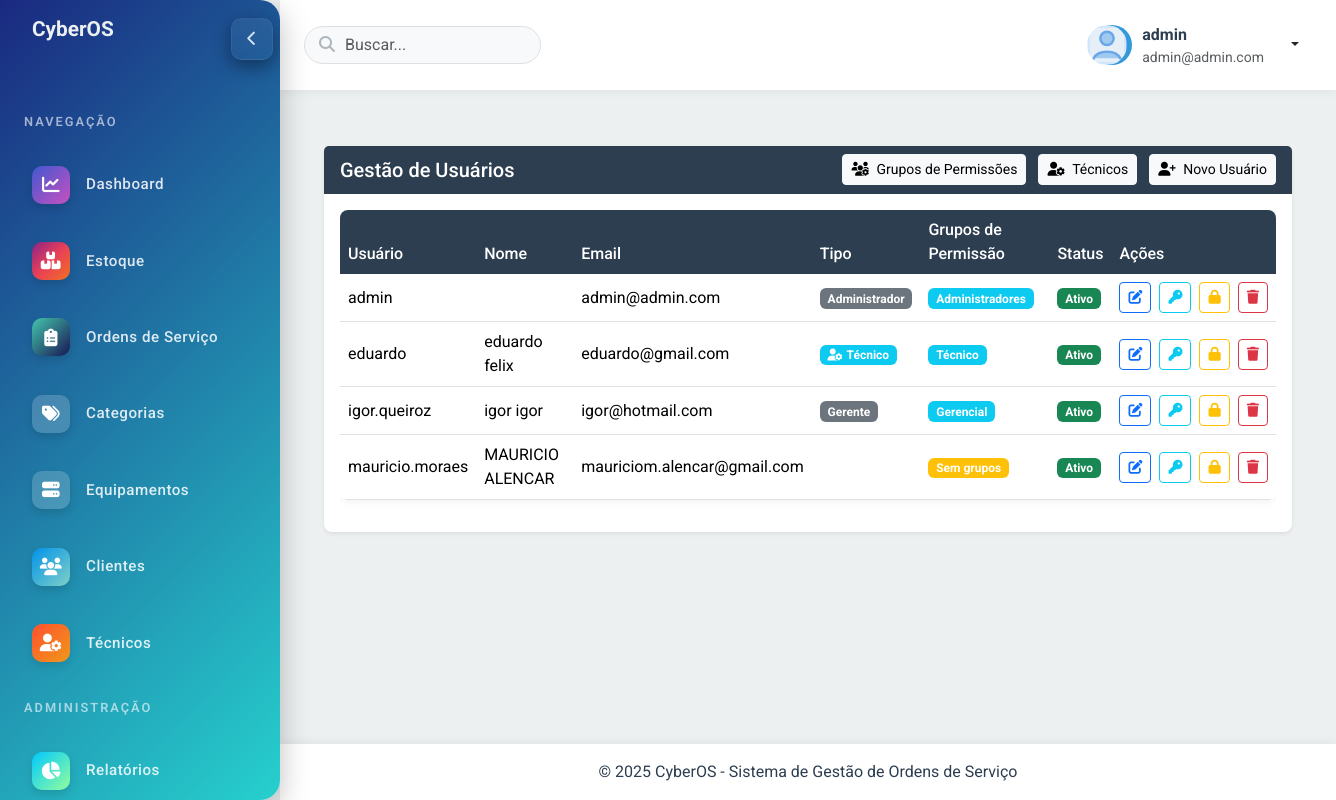
Page /usuarios/ (signed in) on the committed database.
### usuarios/models.py (models this page shows, shortened)
class Perfil(models.Model):
    TIPO_PERFIL_CHOICES = [
        ('administrador', 'Administrador'),
        ('gerente', 'Gerente'),
        ('tecnico', 'Técnico'),
        ('atendente', 'Atendente'),
        ('cliente', 'Cliente'),
        ('personalizado', 'Personalizado'),
    ]
    user = models.OneToOneField(User, on_delete=models.CASCADE, related_name='perfil')
    tipo = models.CharField(max_length=20, choices=TIPO_PERFIL_CHOICES, default='tecnico')
    telefone = models.CharField(max_length=20, blank=True, null=True)
    cargo = models.CharField(max_length=100, blank=True, null=True)
    foto = models.ImageField(upload_to='usuarios/fotos/', blank=True, null=True)
    bio = models.TextField(blank=True, null=True)
    ultimo_acesso = models.DateTimeField(blank=True, null=True)
    grupos_permissao = models.ManyToManyField('GrupoPermissao', blank=True)
    permissoes_customizadas = models.ManyToManyField('Permissao', blank=True, related_name='perfis_customizados')
    data_criacao = models.DateTimeField(auto_now_add=True)
    ultima_atualizacao = models.DateTimeField(auto_now=True)
    class Meta:
        verbose_name = "Perfil"
        verbose_name_plural = "Perfis"

class GrupoPermissao(models.Model):
    nome = models.CharField(max_length=100)
    descricao = models.TextField(blank=True)
    data_criacao = models.DateTimeField(auto_now_add=True)
    ultima_atualizacao = models.DateTimeField(auto_now=True)
    class Meta:
        verbose_name = "Grupo de Permissão"
        verbose_name_plural = "Grupos de Permissões"

### usuarios/views.py (the view)
# urls.py: path('', views.listar_usuarios, name='listar_usuarios'),
@login_required
@user_passes_test(is_admin)
def listar_usuarios(request):
    usuarios = User.objects.select_related('perfil').all().order_by('username')
    return render(request, 'usuarios/listar_usuarios.html', {'usuarios': usuarios})

### usuarios/views.py (called while the page is built)
def is_admin(user):
    if not user.is_authenticated:
        return False
    return user.is_superuser or user.perfil.tem_permissao(Menu.objects.get(nome='Gestão de Usuários'), 'visualizar')

### templates/usuarios/listar_usuarios.html
{% extends "base.html" %}
{% block content %}
<div class="container-fluid py-4">
    <div class="row">
        <div class="col-12">
            <div class="card shadow-sm border-0">
                <div class="card-header bg-gradient-primary text-white d-flex justify-content-between align-items-center">
                    <h5 class="mb-0">Gestão de Usuários</h5>
                    <div>
                        <a href="{% url 'usuarios:listar_grupos_permissao' %}" class="btn btn-light btn-sm me-2">
                            <i class="fas fa-users-cog me-1"></i> Grupos de Permissões
                        </a>
                        <a href="{% url 'tecnicos:listar_tecnicos' %}" class="btn btn-light btn-sm me-2">
                            <i class="fas fa-user-cog me-1"></i> Técnicos
                        </a>
                        <a href="{% url 'usuarios:criar_usuario' %}" class="btn btn-light btn-sm">
                            <i class="fas fa-user-plus me-1"></i> Novo Usuário
                        </a>
                    </div>
                </div>
                <div class="card-body">
                    {% if usuarios %}
                    <div class="table-responsive">
                        <table class="table table-hover align-middle">
                            <thead>
                                <tr>
                                    <th>Usuário</th>
                                    <th>Nome</th>
                                    <th>Email</th>
                                    <th>Tipo</th>
                                    <th>Grupos de Permissão</th>
                                    <th>Status</th>
                                    <th>Ações</th>
                                </tr>
                            </thead>
                            <tbody>
                                {% for usuario in usuarios %}
                                <tr>
                                    <td>{{ usuario.username }}</td>
                                    <td>{{ usuario.get_full_name }}</td>
                                    <td>{{ usuario.email }}</td>
                                    <td>
                                        {% if usuario.perfil.tipo == 'tecnico' %}
                                            <a href="{% url 'tecnicos:detalhe_tecnico' usuario.tecnico.slug %}" class="badge bg-info text-decoration-none">
                                                <i class="fas fa-user-cog me-1"></i>Técnico
                                            </a>
                                        {% else %}
                                            <span class="badge bg-secondary">{{ usuario.perfil.get_tipo_display }}</span>
                                        {% endif %}
                                    </td>
                                    <td>
                                        {% if usuario.perfil.grupos_permissao.exists %}
                                            {% for grupo in usuario.perfil.grupos_permissao.all %}
                                                <span class="badge bg-info me-1">{{ grupo.nome }}</span>
                                            {% endfor %}
                                        {% else %}
                                            <span class="badge bg-warning">Sem grupos</span>
                                        {% endif %}
                                    </td>
                                    <td>
                                        {% if usuario.is_active %}
                                            <span class="badge bg-success">Ativo</span>
                                        {% else %}
                                            <span class="badge bg-danger">Inativo</span>
                                        {% endif %}
                                    </td>
                                    <td>
                                        <div class="d-flex">
                                            <a href="{% url 'usuarios:editar_usuario' usuario.id %}" class="btn btn-sm btn-outline-primary me-2" title="Editar">
                                                <i class="fas fa-edit"></i>
                                            </a>
                                            <a href="{% url 'usuarios:configurar_permissoes_usuario' usuario.id %}" class="btn btn-sm btn-outline-info me-2" title="Configurar Permissões">
                                                <i class="fas fa-key"></i>
                                            </a>
                                            <a href="{% url 'usuarios:alterar_senha' usuario.id %}" class="btn btn-sm btn-outline-warning me-2" title="Alterar Senha">
                                                <i class="fas fa-lock"></i>
                                            </a>
                                            <a href="{% url 'usuarios:excluir_usuario' usuario.id %}" class="btn btn-sm btn-outline-danger" title="Excluir">
                                                <i class="fas fa-trash"></i>
                                            </a>
                                        </div>
                                    </td>
                                </tr>
                                {% endfor %}
                            </tbody>
                        </table>
                    </div>
                    {% else %}
                    <div class="alert alert-info">
                        Nenhum usuário cadastrado.
                    </div>
                    {% endif %}
                </div>
            </div>
        </div>
    </div>
</div>
{% endblock %}

### templates/base.html (shortened to what this page needs)
<!DOCTYPE html>
{% load static %}
<html lang="pt-br">
<head>
    <link rel="stylesheet" href="https://cdnjs.cloudflare.com/ajax/libs/font-awesome/6.5.1/css/all.min.css">
    <link href="https://cdn.jsdelivr.net/npm/bootstrap@5.3.2/dist/css/bootstrap.min.css" rel="stylesheet">
    <link rel="stylesheet" href="https://unpkg.com/leaflet@1.9.4/dist/leaflet.css">
    <link rel="stylesheet" href="{% static 'css/custom.css' %}">
</head>
<body>
    <div class="wrapper">
        <aside class="sidebar" id="sidebar">
            <div class="sidebar-logo d-flex align-items-center">
                <span class="logo-text text-start d-block ms-3">
                    CyberOS
                </span>
            </div>
            <div class="text-center mb-3">
                <button class="sidebar-toggle" id="sidebarToggle" aria-expanded="true" aria-label="Recolher menu" title="Recolher menu">
                    <span class="toggle-icon" aria-hidden="true"><i class="fas fa-chevron-left"></i></span>
                </button>
            </div>
            <div class="sidebar-menu">
                <div class="sidebar-heading">Navegação</div>
                <div class="sidebar-item">
                    <a href="{% url 'dashboard' %}" class="sidebar-link {% if request.path == '/dashboard/' %}active{% endif %}">
                        <div class="sidebar-icon icon-dashboard">
                            <i class="fas fa-chart-line"></i>
                        </div>
                        <span class="sidebar-text">Dashboard</span>
                    </a>
                </div>
                {% if user.is_superuser or not user.perfil.tipo == 'tecnico' %}
                <div class="sidebar-item">
                    <a href="/produtos/" class="sidebar-link {% if '/produtos/' in request.path %}active{% endif %}">
                        <div class="sidebar-icon icon-inventory">
                            <i class="fas fa-boxes"></i>
                        </div>
                        <span class="sidebar-text">Estoque</span>
                    </a>
                </div>
                {% endif %}
                <div class="sidebar-item">
                    <a href="{% url 'listar_ordens' %}" class="sidebar-link {% if '/ordens/' in request.path and not '/ordens/categorias/' in request.path %}active{% endif %}">
                        <div class="sidebar-icon icon-orders">
                            <i class="fas fa-clipboard-list"></i>
                        </div>
                        <span class="sidebar-text">Ordens de Serviço</span>
                    </a>
                </div>
                {% if user.is_superuser or not user.perfil.tipo == 'tecnico' %}
                <div class="sidebar-item">
                    <a href="{% url 'listar_categorias' %}" class="sidebar-link {% if '/ordens/categorias/' in request.path %}active{% endif %}">
                        <div class="sidebar-icon">
                            <i class="fas fa-tags"></i>
                        </div>
                        <span class="sidebar-text">Categorias</span>
                    </a>
                </div>
                <div class="sidebar-item">
                    <a href="{% url 'listar_equipamentos' %}" class="sidebar-link {% if '/equipamentos/' in request.path %}active{% endif %}">
                        <div class="sidebar-icon">
                            <i class="fas fa-server"></i>
                        </div>
                        <span class="sidebar-text">Equipamentos</span>
                    </a>
                </div>
                <div class="sidebar-item">
                    <a href="{% url 'listar_clientes' %}" class="sidebar-link {% if '/clientes/' in request.path %}active{% endif %}">
                        <div class="sidebar-icon icon-clients">
                            <i class="fas fa-users"></i>
                        </div>
                        <span class="sidebar-text">Clientes</span>
                    </a>
                </div>
                <div class="sidebar-item">
                    <a href="{% url 'tecnicos:listar_tecnicos' %}" class="sidebar-link {% if '/tecnicos/' in request.path %}active{% endif %}">
                        <div class="sidebar-icon icon-technicians">
                            <i class="fas fa-user-cog"></i>
                        </div>
                        <span class="sidebar-text">Técnicos</span>
                    </a>
                </div>
                <div class="sidebar-heading">Administração</div>
                <div class="sidebar-item">
                    <a href="{% url 'relatorios:lista_relatorios' %}" class="sidebar-link {% if '/relatorios/' in request.path %}active{% endif %}">
                        <div class="sidebar-icon icon-reports">
                            <i class="fas fa-chart-pie"></i>
                        </div>
                        <span class="sidebar-text">Relatórios</span>
                    </a>
                </div>
                {% endif %}
            </div>
        </aside>
        <div class="main-content">
            <header class="main-header">
                <div class="header-search">
                    <div class="position-relative">
                        <input type="text" class="form-control" placeholder="Buscar...">
                        <i class="fas fa-search search-icon"></i>
                    </div>
                </div>
                <div class="header-profile ms-2">
                    {% if user.is_authenticated %}
                    <div class="avatar">
                        {% if user.perfil and user.perfil.foto %}
                            <img src="{{ user.perfil.foto.url }}" alt="{{ user.get_full_name|default:user.username }}" class="avatar-img">
                        {% else %}
                            <img src="{% static 'img/default-avatar.svg' %}" alt="{{ user.get_full_name|default:user.username }}" class="avatar-img">
                        {% endif %}
                    </div>
                    <div>
                        <div class="fw-bold">{{ user.get_full_name|default:user.username }}</div>
                        <div class="small text-muted">{{ user.email }}</div>
                    </div>
                    <div class="header-dropdown">
                        <div class="dropdown">
                            <button class="btn btn-link text-dark dropdown-toggle" type="button" id="userDropdown" data-bs-toggle="dropdown">
                            </button>
                        </div>
                    </div>
                    {% else %}
                    <a class="btn btn-primary" href="{% url 'login' %}">
                        <i class="fas fa-sign-in-alt me-1"></i> Entrar
                    </a>
                    {% endif %}
                </div>
            </header>
            <div class="content-wrapper">
                {% block content %}{% endblock %}
            </div>
            <footer class="main-footer">
                <div class="d-flex justify-content-center">
                    <p class="mb-0">&copy; {% now "Y" %} CyberOS - Sistema de Gestão de Ordens de Serviço</p>
                </div>
            </footer>
        </div>
    </div>
    <link href="https://cdn.jsdelivr.net/npm/select2@4.1.0-rc.0/dist/css/select2.min.css" rel="stylesheet" />
    <link href="https://cdn.jsdelivr.net/npm/@ttskch/select2-bootstrap-5-theme@1.3.0/dist/select2-bootstrap-5-theme.min.css" rel="stylesheet" />
</body>
</html>

### rows in the picture
GrupoPermissao: nome "Administradores"
GrupoPermissao: nome "Técnico"
GrupoPermissao: nome "Gerencial"

### other values in the picture
{{ user.get_full_name|default:user.username }} "admin"
{{ user.email }} "admin@admin.com"
{{ usuario.username }} "admin"
{{ usuario.email }} "admin@admin.com"
{{ usuario.perfil.get_tipo_display }} "Administrador"
{{ usuario.username }} "eduardo"
{{ usuario.get_full_name }} "eduardo felix"
{{ usuario.email }} "eduardo@gmail.com"
{{ usuario.username }} "igor.queiroz"
{{ usuario.get_full_name }} "igor igor"
{{ usuario.email }} "igor@hotmail.com"
{{ usuario.perfil.get_tipo_display }} "Gerente"
{{ usuario.username }} "mauricio.moraes"
{{ usuario.get_full_name }} "MAURICIO ALENCAR"
{{ usuario.email }} "mauriciom.alencar@gmail.com"
